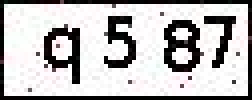
#> input picture playground/image_recognize/img/4.jpeg, 63 x 25 px (shown 4 times larger)
$ python jdyzm.py
#> lines starting #> are read from the running program, lines starting #| are printed output that depends on the picture
from PIL import Image
import pytesseract


def binarizing(img, threshold):
    pixdata = img.load()
    w, h = img.size
    for y in range(h):
        for x in range(w):
            if pixdata[x, y] < threshold:
                pixdata[x, y] = 0
            else:
                pixdata[x, y] = 255
    return img


def depoint(img):
    pixdata = img.load()
    w, h = img.size
    for y in range(1, h - 1):
        for x in range(1, w - 1):
            count = 0
            if pixdata[x, y - 1] > 245:
                count = count + 1
            if pixdata[x, y + 1] > 245:
                count = count + 1
            if pixdata[x - 1, y] > 245:
                count = count + 1
            if pixdata[x + 1, y] > 245:
                count = count + 1
            if count > 2:
                pixdata[x, y] = 255
    return img


if __name__ == '__main__':
    l_img = './img/4.jpeg'
    img = Image.open(l_img).convert("L")
    img = binarizing(img, 120)
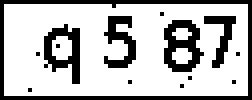
#> img: PIL image 63x25 L (shown 4 times larger); 73.3% white; black in thin lines or dots
    img = depoint(img)
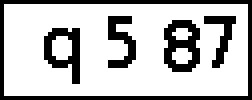
#> img: PIL image 63x25 L (shown 4 times larger); 74.5% white; black in thin lines or dots
    print(pytesseract.image_to_string(img).strip())
#> (this line was passed over: pytesseract is not available in this run)
